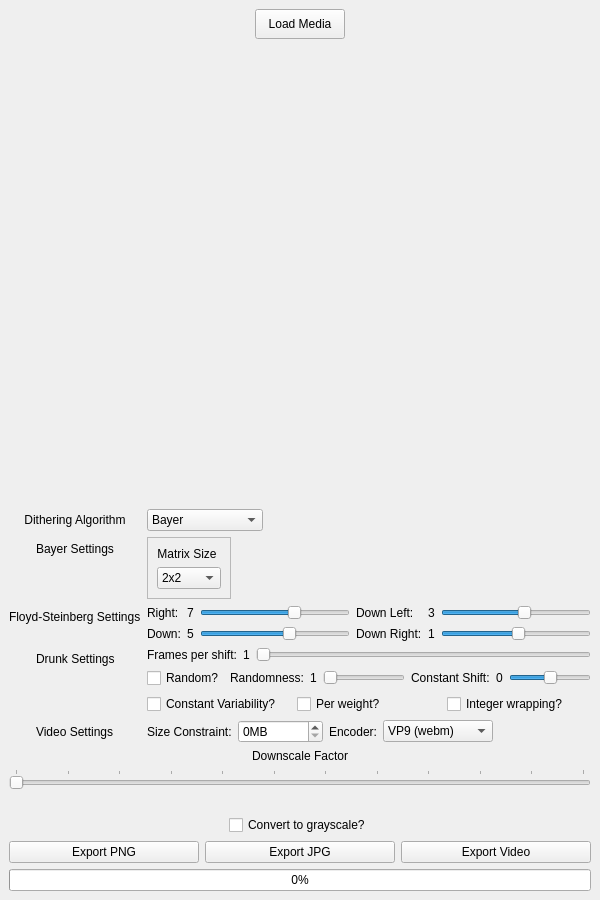
<?xml version="1.0" encoding="UTF-8"?>
<ui version="4.0">
 <class>window</class>
 <widget class="QMainWindow" name="window">
  <property name="enabled">
   <bool>true</bool>
  </property>
  <property name="geometry">
   <rect>
    <x>0</x>
    <y>0</y>
    <width>600</width>
    <height>900</height>
   </rect>
  </property>
  <property name="sizePolicy">
   <sizepolicy hsizetype="Preferred" vsizetype="Preferred">
    <horstretch>0</horstretch>
    <verstretch>0</verstretch>
   </sizepolicy>
  </property>
  <property name="minimumSize">
   <size>
    <width>600</width>
    <height>900</height>
   </size>
  </property>
  <property name="acceptDrops">
   <bool>true</bool>
  </property>
  <property name="windowTitle">
   <string>Ditherer</string>
  </property>
  <property name="windowIcon">
   <iconset>
    <normaloff>Test.png</normaloff>Test.png</iconset>
  </property>
  <widget class="QWidget" name="centralwidget">
   <layout class="QVBoxLayout" name="verticalLayout_2">
    <item>
     <layout class="QHBoxLayout" name="load_media_container">
      <item>
       <widget class="QPushButton" name="load_media_btn">
        <property name="sizePolicy">
         <sizepolicy hsizetype="Preferred" vsizetype="Fixed">
          <horstretch>0</horstretch>
          <verstretch>0</verstretch>
         </sizepolicy>
        </property>
        <property name="minimumSize">
         <size>
          <width>90</width>
          <height>30</height>
         </size>
        </property>
        <property name="maximumSize">
         <size>
          <width>90</width>
          <height>30</height>
         </size>
        </property>
        <property name="text">
         <string>Load Media</string>
        </property>
       </widget>
      </item>
     </layout>
    </item>
    <item>
     <widget class="QLabel" name="image_preview">
      <property name="sizePolicy">
       <sizepolicy hsizetype="Expanding" vsizetype="Expanding">
        <horstretch>0</horstretch>
        <verstretch>0</verstretch>
       </sizepolicy>
      </property>
      <property name="text">
       <string/>
      </property>
      <property name="scaledContents">
       <bool>true</bool>
      </property>
     </widget>
    </item>
    <item>
     <layout class="QFormLayout" name="settingscontainer">
      <property name="fieldGrowthPolicy">
       <enum>QFormLayout::FieldGrowthPolicy::AllNonFixedFieldsGrow</enum>
      </property>
      <property name="labelAlignment">
       <set>Qt::AlignmentFlag::AlignCenter</set>
      </property>
      <property name="formAlignment">
       <set>Qt::AlignmentFlag::AlignLeading|Qt::AlignmentFlag::AlignLeft|Qt::AlignmentFlag::AlignTop</set>
      </property>
      <item row="0" column="0">
       <widget class="QLabel" name="algotext">
        <property name="text">
         <string>Dithering Algorithm</string>
        </property>
        <property name="alignment">
         <set>Qt::AlignmentFlag::AlignCenter</set>
        </property>
       </widget>
      </item>
      <item row="0" column="1">
       <layout class="QHBoxLayout" name="algocontainer">
        <item>
         <widget class="QComboBox" name="algo_combo">
          <property name="sizePolicy">
           <sizepolicy hsizetype="Fixed" vsizetype="Fixed">
            <horstretch>0</horstretch>
            <verstretch>0</verstretch>
           </sizepolicy>
          </property>
          <item>
           <property name="text">
            <string>Bayer</string>
           </property>
          </item>
          <item>
           <property name="text">
            <string>Floyd-Steinberg</string>
           </property>
          </item>
          <item>
           <property name="text">
            <string>Drunk</string>
           </property>
          </item>
         </widget>
        </item>
        <item>
         <spacer name="algospacer">
          <property name="orientation">
           <enum>Qt::Orientation::Horizontal</enum>
          </property>
          <property name="sizeHint" stdset="0">
           <size>
            <width>40</width>
            <height>20</height>
           </size>
          </property>
         </spacer>
        </item>
       </layout>
      </item>
      <item row="1" column="0">
       <widget class="QLabel" name="bayer_label">
        <property name="text">
         <string>Bayer Settings</string>
        </property>
       </widget>
      </item>
      <item row="1" column="1">
       <layout class="QHBoxLayout" name="bayer_settings_container">
        <item>
         <widget class="QFrame" name="matrix_frame">
          <property name="sizePolicy">
           <sizepolicy hsizetype="Minimum" vsizetype="Preferred">
            <horstretch>0</horstretch>
            <verstretch>0</verstretch>
           </sizepolicy>
          </property>
          <property name="frameShape">
           <enum>QFrame::Shape::StyledPanel</enum>
          </property>
          <property name="frameShadow">
           <enum>QFrame::Shadow::Raised</enum>
          </property>
          <layout class="QVBoxLayout" name="verticalLayout_3">
           <item>
            <widget class="QLabel" name="matrixtext">
             <property name="enabled">
              <bool>true</bool>
             </property>
             <property name="sizePolicy">
              <sizepolicy hsizetype="Fixed" vsizetype="Fixed">
               <horstretch>0</horstretch>
               <verstretch>0</verstretch>
              </sizepolicy>
             </property>
             <property name="text">
              <string>Matrix Size</string>
             </property>
             <property name="alignment">
              <set>Qt::AlignmentFlag::AlignCenter</set>
             </property>
            </widget>
           </item>
           <item>
            <widget class="QComboBox" name="matrix_combo">
             <property name="enabled">
              <bool>true</bool>
             </property>
             <property name="sizePolicy">
              <sizepolicy hsizetype="Fixed" vsizetype="Fixed">
               <horstretch>0</horstretch>
               <verstretch>0</verstretch>
              </sizepolicy>
             </property>
             <item>
              <property name="text">
               <string>2x2</string>
              </property>
             </item>
             <item>
              <property name="text">
               <string>4x4</string>
              </property>
             </item>
             <item>
              <property name="text">
               <string>8x8</string>
              </property>
             </item>
             <item>
              <property name="text">
               <string>16x16</string>
              </property>
             </item>
            </widget>
           </item>
          </layout>
         </widget>
        </item>
        <item>
         <spacer name="matrix_spacer">
          <property name="orientation">
           <enum>Qt::Orientation::Horizontal</enum>
          </property>
          <property name="sizeType">
           <enum>QSizePolicy::Policy::Expanding</enum>
          </property>
          <property name="sizeHint" stdset="0">
           <size>
            <width>40</width>
            <height>20</height>
           </size>
          </property>
         </spacer>
        </item>
       </layout>
      </item>
      <item row="2" column="0">
       <widget class="QLabel" name="fs_label">
        <property name="text">
         <string>Floyd-Steinberg Settings</string>
        </property>
       </widget>
      </item>
      <item row="2" column="1">
       <layout class="QHBoxLayout" name="fs_settings_container">
        <item>
         <layout class="QGridLayout" name="fs_settings_subcontainer">
          <item row="1" column="5">
           <widget class="QSlider" name="dlsliderfs">
            <property name="minimum">
             <number>-24</number>
            </property>
            <property name="maximum">
             <number>24</number>
            </property>
            <property name="value">
             <number>3</number>
            </property>
            <property name="orientation">
             <enum>Qt::Orientation::Horizontal</enum>
            </property>
           </widget>
          </item>
          <item row="2" column="2">
           <widget class="QSlider" name="dsliderfs">
            <property name="minimum">
             <number>-24</number>
            </property>
            <property name="maximum">
             <number>24</number>
            </property>
            <property name="sliderPosition">
             <number>5</number>
            </property>
            <property name="orientation">
             <enum>Qt::Orientation::Horizontal</enum>
            </property>
           </widget>
          </item>
          <item row="2" column="4">
           <widget class="QLabel" name="dr_counter">
            <property name="text">
             <string>1</string>
            </property>
           </widget>
          </item>
          <item row="1" column="0">
           <widget class="QLabel" name="rlabelfs">
            <property name="text">
             <string>Right:</string>
            </property>
           </widget>
          </item>
          <item row="1" column="4">
           <widget class="QLabel" name="dl_counter">
            <property name="text">
             <string>3</string>
            </property>
           </widget>
          </item>
          <item row="1" column="3">
           <widget class="QLabel" name="dllabelfs">
            <property name="text">
             <string>Down Left:</string>
            </property>
           </widget>
          </item>
          <item row="1" column="2">
           <widget class="QSlider" name="rsliderfs">
            <property name="sizePolicy">
             <sizepolicy hsizetype="Expanding" vsizetype="Fixed">
              <horstretch>0</horstretch>
              <verstretch>0</verstretch>
             </sizepolicy>
            </property>
            <property name="inputMethodHints">
             <set>Qt::InputMethodHint::ImhNone</set>
            </property>
            <property name="minimum">
             <number>-24</number>
            </property>
            <property name="maximum">
             <number>24</number>
            </property>
            <property name="value">
             <number>7</number>
            </property>
            <property name="tracking">
             <bool>true</bool>
            </property>
            <property name="orientation">
             <enum>Qt::Orientation::Horizontal</enum>
            </property>
            <property name="tickPosition">
             <enum>QSlider::TickPosition::NoTicks</enum>
            </property>
            <property name="tickInterval">
             <number>1</number>
            </property>
           </widget>
          </item>
          <item row="1" column="1">
           <widget class="QLabel" name="r_counter">
            <property name="text">
             <string>7</string>
            </property>
           </widget>
          </item>
          <item row="2" column="1">
           <widget class="QLabel" name="d_counter">
            <property name="text">
             <string>5</string>
            </property>
           </widget>
          </item>
          <item row="2" column="0">
           <widget class="QLabel" name="dlabelfs">
            <property name="text">
             <string>Down:</string>
            </property>
           </widget>
          </item>
          <item row="2" column="3">
           <widget class="QLabel" name="drlabelfs">
            <property name="text">
             <string>Down Right:</string>
            </property>
           </widget>
          </item>
          <item row="2" column="5">
           <widget class="QSlider" name="drsliderfs">
            <property name="minimum">
             <number>-24</number>
            </property>
            <property name="maximum">
             <number>24</number>
            </property>
            <property name="sliderPosition">
             <number>1</number>
            </property>
            <property name="orientation">
             <enum>Qt::Orientation::Horizontal</enum>
            </property>
           </widget>
          </item>
         </layout>
        </item>
       </layout>
      </item>
      <item row="4" column="0">
       <widget class="QLabel" name="drunk_label">
        <property name="text">
         <string>Drunk Settings</string>
        </property>
       </widget>
      </item>
      <item row="4" column="1">
       <layout class="QVBoxLayout" name="drunk_settings_container">
        <item>
         <layout class="QHBoxLayout" name="frame_shift_container">
          <item>
           <widget class="QLabel" name="frame_label">
            <property name="text">
             <string>Frames per shift:</string>
            </property>
           </widget>
          </item>
          <item>
           <widget class="QLabel" name="frame_counter">
            <property name="text">
             <string>1</string>
            </property>
           </widget>
          </item>
          <item>
           <widget class="QSlider" name="frame_slider">
            <property name="minimum">
             <number>1</number>
            </property>
            <property name="maximum">
             <number>60</number>
            </property>
            <property name="orientation">
             <enum>Qt::Orientation::Horizontal</enum>
            </property>
           </widget>
          </item>
         </layout>
        </item>
        <item>
         <layout class="QHBoxLayout" name="drunk_settings_subcontainer">
          <item>
           <widget class="QCheckBox" name="random_check">
            <property name="toolTip">
             <string>&lt;html&gt;&lt;head/&gt;&lt;body&gt;&lt;p&gt;Randomness will apply after your constant shift and will decide by how much to shift your constant value by.&lt;/p&gt;&lt;p&gt;e.g. Your constant shift is set to '2' which will shift your weights by 2 either forward or backward, and if your randomness is set to '3' it will choose a random integer between 0 and 3 to add or subtract from your constant shift.&lt;/p&gt;&lt;/body&gt;&lt;/html&gt;</string>
            </property>
            <property name="toolTipDuration">
             <number>-1</number>
            </property>
            <property name="text">
             <string>Random?</string>
            </property>
           </widget>
          </item>
          <item>
           <widget class="QLabel" name="random_label">
            <property name="text">
             <string>Randomness:</string>
            </property>
           </widget>
          </item>
          <item>
           <widget class="QLabel" name="random_counter">
            <property name="text">
             <string>1</string>
            </property>
           </widget>
          </item>
          <item>
           <widget class="QSlider" name="random_slider">
            <property name="minimum">
             <number>1</number>
            </property>
            <property name="maximum">
             <number>10</number>
            </property>
            <property name="orientation">
             <enum>Qt::Orientation::Horizontal</enum>
            </property>
           </widget>
          </item>
          <item>
           <widget class="QLabel" name="constant_label">
            <property name="text">
             <string>Constant Shift:</string>
            </property>
           </widget>
          </item>
          <item>
           <widget class="QLabel" name="constant_counter">
            <property name="text">
             <string>0</string>
            </property>
           </widget>
          </item>
          <item>
           <widget class="QSlider" name="constant_slider">
            <property name="minimum">
             <number>-10</number>
            </property>
            <property name="maximum">
             <number>10</number>
            </property>
            <property name="orientation">
             <enum>Qt::Orientation::Horizontal</enum>
            </property>
           </widget>
          </item>
         </layout>
        </item>
        <item>
         <layout class="QHBoxLayout" name="drunk_checkbox_container">
          <item>
           <widget class="QCheckBox" name="variability_check">
            <property name="toolTip">
             <string>Constant variability determines whether your Constant Shift value will be randomly switched between positive and negative.</string>
            </property>
            <property name="text">
             <string>Constant Variability?</string>
            </property>
           </widget>
          </item>
          <item>
           <widget class="QCheckBox" name="perweight_check">
            <property name="toolTip">
             <string>Determines if the constant and random shifts should be rolled per weight.</string>
            </property>
            <property name="text">
             <string>Per weight?</string>
            </property>
           </widget>
          </item>
          <item>
           <widget class="QCheckBox" name="wrapping_check">
            <property name="toolTip">
             <string>&lt;html&gt;&lt;head/&gt;&lt;body&gt;&lt;p&gt;Integer wrapping will determine whether going past 24 will loop back to -24 and vice versa.&lt;/p&gt;&lt;p&gt;If disabled and you add 3 to a weight thats already at 24 for example nothing will change, same for subtracting from negative weights.&lt;/p&gt;&lt;/body&gt;&lt;/html&gt;</string>
            </property>
            <property name="text">
             <string>Integer wrapping?</string>
            </property>
           </widget>
          </item>
         </layout>
        </item>
       </layout>
      </item>
      <item row="5" column="0">
       <widget class="QLabel" name="video_label">
        <property name="text">
         <string>Video Settings</string>
        </property>
       </widget>
      </item>
      <item row="5" column="1">
       <layout class="QHBoxLayout" name="video_settings_container">
        <item>
         <widget class="QLabel" name="size_label">
          <property name="sizePolicy">
           <sizepolicy hsizetype="Fixed" vsizetype="Preferred">
            <horstretch>0</horstretch>
            <verstretch>0</verstretch>
           </sizepolicy>
          </property>
          <property name="text">
           <string>Size Constraint:</string>
          </property>
         </widget>
        </item>
        <item>
         <widget class="QSpinBox" name="size_spin">
          <property name="sizePolicy">
           <sizepolicy hsizetype="Fixed" vsizetype="Fixed">
            <horstretch>0</horstretch>
            <verstretch>0</verstretch>
           </sizepolicy>
          </property>
          <property name="toolTip">
           <string>Leave about 10% buffer. ex: 9MB for 10MB maximum.</string>
          </property>
          <property name="suffix">
           <string>MB</string>
          </property>
          <property name="maximum">
           <number>999999999</number>
          </property>
         </widget>
        </item>
        <item>
         <widget class="QLabel" name="encoder_label">
          <property name="sizePolicy">
           <sizepolicy hsizetype="Fixed" vsizetype="Preferred">
            <horstretch>0</horstretch>
            <verstretch>0</verstretch>
           </sizepolicy>
          </property>
          <property name="text">
           <string>Encoder:</string>
          </property>
         </widget>
        </item>
        <item>
         <widget class="QComboBox" name="encoder_combo">
          <property name="sizePolicy">
           <sizepolicy hsizetype="Fixed" vsizetype="Fixed">
            <horstretch>0</horstretch>
            <verstretch>0</verstretch>
           </sizepolicy>
          </property>
          <property name="minimumSize">
           <size>
            <width>110</width>
            <height>0</height>
           </size>
          </property>
          <item>
           <property name="text">
            <string>VP9 (webm)</string>
           </property>
          </item>
          <item>
           <property name="text">
            <string>H.264 (mp4)</string>
           </property>
          </item>
         </widget>
        </item>
       </layout>
      </item>
     </layout>
    </item>
    <item>
     <widget class="QLabel" name="downscaletext">
      <property name="text">
       <string>Downscale Factor</string>
      </property>
      <property name="alignment">
       <set>Qt::AlignmentFlag::AlignCenter</set>
      </property>
     </widget>
    </item>
    <item>
     <widget class="QSlider" name="downscale_slider">
      <property name="minimum">
       <number>1</number>
      </property>
      <property name="maximum">
       <number>12</number>
      </property>
      <property name="orientation">
       <enum>Qt::Orientation::Horizontal</enum>
      </property>
      <property name="invertedAppearance">
       <bool>false</bool>
      </property>
      <property name="tickPosition">
       <enum>QSlider::TickPosition::TicksAbove</enum>
      </property>
      <property name="tickInterval">
       <number>1</number>
      </property>
     </widget>
    </item>
    <item>
     <spacer name="bottomspacer">
      <property name="orientation">
       <enum>Qt::Orientation::Horizontal</enum>
      </property>
      <property name="sizeHint" stdset="0">
       <size>
        <width>40</width>
        <height>20</height>
       </size>
      </property>
     </spacer>
    </item>
    <item>
     <layout class="QHBoxLayout" name="grayscalecontainer">
      <item>
       <widget class="QCheckBox" name="grayscale_box">
        <property name="sizePolicy">
         <sizepolicy hsizetype="Fixed" vsizetype="Fixed">
          <horstretch>0</horstretch>
          <verstretch>0</verstretch>
         </sizepolicy>
        </property>
        <property name="text">
         <string>Convert to grayscale?</string>
        </property>
       </widget>
      </item>
     </layout>
    </item>
    <item>
     <layout class="QHBoxLayout" name="export_btn_container">
      <item>
       <widget class="QPushButton" name="export_png_btn">
        <property name="text">
         <string>Export PNG</string>
        </property>
       </widget>
      </item>
      <item>
       <widget class="QPushButton" name="export_jpg_btn">
        <property name="text">
         <string>Export JPG</string>
        </property>
       </widget>
      </item>
      <item>
       <widget class="QPushButton" name="export_video_btn">
        <property name="text">
         <string>Export Video</string>
        </property>
       </widget>
      </item>
     </layout>
    </item>
    <item>
     <widget class="QProgressBar" name="progress_bar">
      <property name="value">
       <number>0</number>
      </property>
     </widget>
    </item>
   </layout>
  </widget>
 </widget>
 <resources/>
 <connections>
  <connection>
   <sender>rsliderfs</sender>
   <signal>sliderMoved(int)</signal>
   <receiver>r_counter</receiver>
   <slot>setNum(int)</slot>
   <hints>
    <hint type="sourcelabel">
     <x>232</x>
     <y>504</y>
    </hint>
    <hint type="destinationlabel">
     <x>191</x>
     <y>505</y>
    </hint>
   </hints>
  </connection>
  <connection>
   <sender>dsliderfs</sender>
   <signal>sliderMoved(int)</signal>
   <receiver>d_counter</receiver>
   <slot>setNum(int)</slot>
   <hints>
    <hint type="sourcelabel">
     <x>251</x>
     <y>523</y>
    </hint>
    <hint type="destinationlabel">
     <x>189</x>
     <y>527</y>
    </hint>
   </hints>
  </connection>
  <connection>
   <sender>dlsliderfs</sender>
   <signal>sliderMoved(int)</signal>
   <receiver>dl_counter</receiver>
   <slot>setNum(int)</slot>
   <hints>
    <hint type="sourcelabel">
     <x>476</x>
     <y>505</y>
    </hint>
    <hint type="destinationlabel">
     <x>431</x>
     <y>504</y>
    </hint>
   </hints>
  </connection>
  <connection>
   <sender>drsliderfs</sender>
   <signal>sliderMoved(int)</signal>
   <receiver>dr_counter</receiver>
   <slot>setNum(int)</slot>
   <hints>
    <hint type="sourcelabel">
     <x>472</x>
     <y>525</y>
    </hint>
    <hint type="destinationlabel">
     <x>432</x>
     <y>526</y>
    </hint>
   </hints>
  </connection>
  <connection>
   <sender>constant_slider</sender>
   <signal>sliderMoved(int)</signal>
   <receiver>constant_counter</receiver>
   <slot>setNum(int)</slot>
   <hints>
    <hint type="sourcelabel">
     <x>529</x>
     <y>596</y>
    </hint>
    <hint type="destinationlabel">
     <x>499</x>
     <y>600</y>
    </hint>
   </hints>
  </connection>
  <connection>
   <sender>random_slider</sender>
   <signal>sliderMoved(int)</signal>
   <receiver>random_counter</receiver>
   <slot>setNum(int)</slot>
   <hints>
    <hint type="sourcelabel">
     <x>342</x>
     <y>597</y>
    </hint>
    <hint type="destinationlabel">
     <x>317</x>
     <y>601</y>
    </hint>
   </hints>
  </connection>
  <connection>
   <sender>frame_slider</sender>
   <signal>sliderMoved(int)</signal>
   <receiver>frame_counter</receiver>
   <slot>setNum(int)</slot>
   <hints>
    <hint type="sourcelabel">
     <x>290</x>
     <y>569</y>
    </hint>
    <hint type="destinationlabel">
     <x>244</x>
     <y>574</y>
    </hint>
   </hints>
  </connection>
 </connections>
</ui>
